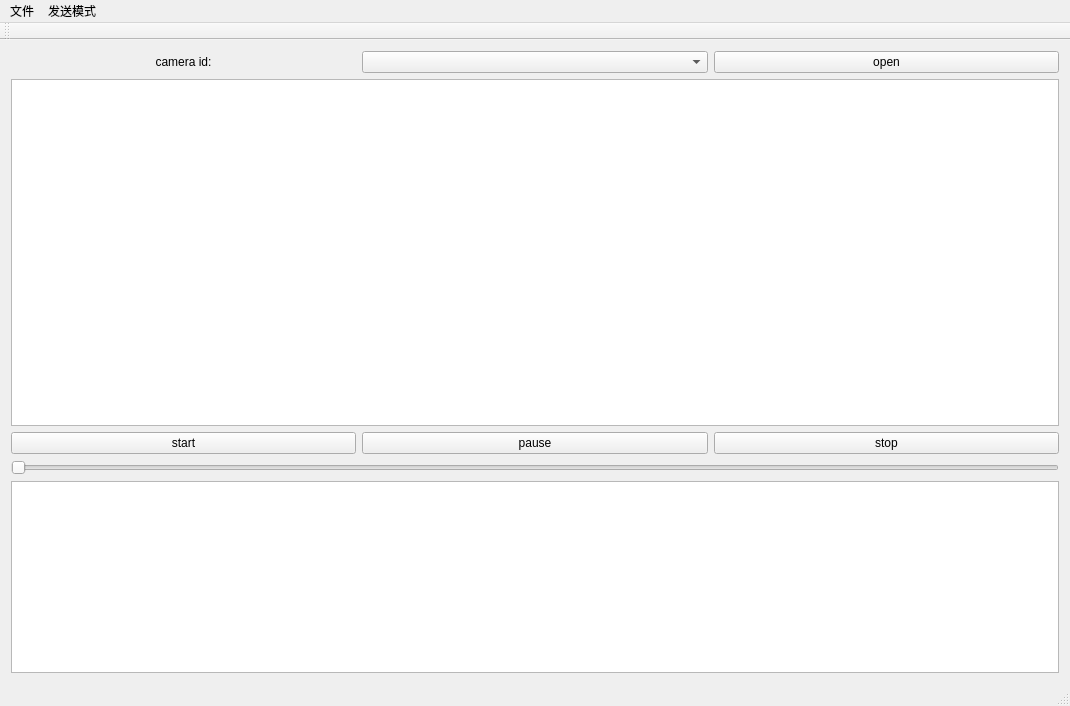
<?xml version="1.0" encoding="UTF-8"?>
<ui version="4.0">
 <class>MainWindow</class>
 <widget class="QMainWindow" name="MainWindow">
  <property name="geometry">
   <rect>
    <x>0</x>
    <y>0</y>
    <width>1070</width>
    <height>706</height>
   </rect>
  </property>
  <property name="windowTitle">
   <string>MainWindow</string>
  </property>
  <widget class="QWidget" name="centralWidget">
   <layout class="QGridLayout" name="gridLayout_4">
    <item row="0" column="0">
     <layout class="QGridLayout" name="gridLayout" rowstretch="1,6,2,1,0">
      <item row="0" column="0">
       <widget class="QLabel" name="label">
        <property name="text">
         <string>camera id:</string>
        </property>
        <property name="alignment">
         <set>Qt::AlignCenter</set>
        </property>
       </widget>
      </item>
      <item row="4" column="0" colspan="3">
       <widget class="QTextBrowser" name="textBrowser"/>
      </item>
      <item row="1" column="0" colspan="3">
       <widget class="QGraphicsView" name="imageView"/>
      </item>
      <item row="2" column="2">
       <widget class="QPushButton" name="stop">
        <property name="text">
         <string>stop</string>
        </property>
       </widget>
      </item>
      <item row="2" column="1">
       <widget class="QPushButton" name="pause">
        <property name="text">
         <string>pause</string>
        </property>
       </widget>
      </item>
      <item row="2" column="0">
       <widget class="QPushButton" name="start">
        <property name="text">
         <string>start</string>
        </property>
       </widget>
      </item>
      <item row="0" column="2">
       <widget class="QPushButton" name="open">
        <property name="text">
         <string>open</string>
        </property>
       </widget>
      </item>
      <item row="0" column="1">
       <widget class="QComboBox" name="id"/>
      </item>
      <item row="3" column="0" colspan="3">
       <widget class="QSlider" name="horizontalSlider">
        <property name="minimum">
         <number>1</number>
        </property>
        <property name="maximum">
         <number>999</number>
        </property>
        <property name="orientation">
         <enum>Qt::Horizontal</enum>
        </property>
       </widget>
      </item>
     </layout>
    </item>
   </layout>
  </widget>
  <widget class="QMenuBar" name="menuBar">
   <property name="geometry">
    <rect>
     <x>0</x>
     <y>0</y>
     <width>1070</width>
     <height>23</height>
    </rect>
   </property>
   <widget class="QMenu" name="file">
    <property name="title">
     <string>文件</string>
    </property>
    <addaction name="settings"/>
   </widget>
   <widget class="QMenu" name="menu">
    <property name="title">
     <string>发送模式</string>
    </property>
    <addaction name="actionBFM"/>
    <addaction name="actionG8M"/>
   </widget>
   <addaction name="file"/>
   <addaction name="menu"/>
  </widget>
  <widget class="QToolBar" name="mainToolBar">
   <attribute name="toolBarArea">
    <enum>TopToolBarArea</enum>
   </attribute>
   <attribute name="toolBarBreak">
    <bool>false</bool>
   </attribute>
  </widget>
  <widget class="QStatusBar" name="statusBar"/>
  <action name="settings">
   <property name="icon">
    <iconset resource="icon.qrc">
     <normaloff>:/iconImage/img/settings.png</normaloff>:/iconImage/img/settings.png</iconset>
   </property>
   <property name="text">
    <string>设置</string>
   </property>
  </action>
  <action name="actionBFM">
   <property name="checkable">
    <bool>true</bool>
   </property>
   <property name="text">
    <string>BFM</string>
   </property>
  </action>
  <action name="actionG8M">
   <property name="checkable">
    <bool>true</bool>
   </property>
   <property name="text">
    <string>G8M</string>
   </property>
  </action>
 </widget>
 <layoutdefault spacing="6" margin="11"/>
 <resources>
  <include location="icon.qrc"/>
 </resources>
 <connections/>
</ui>
